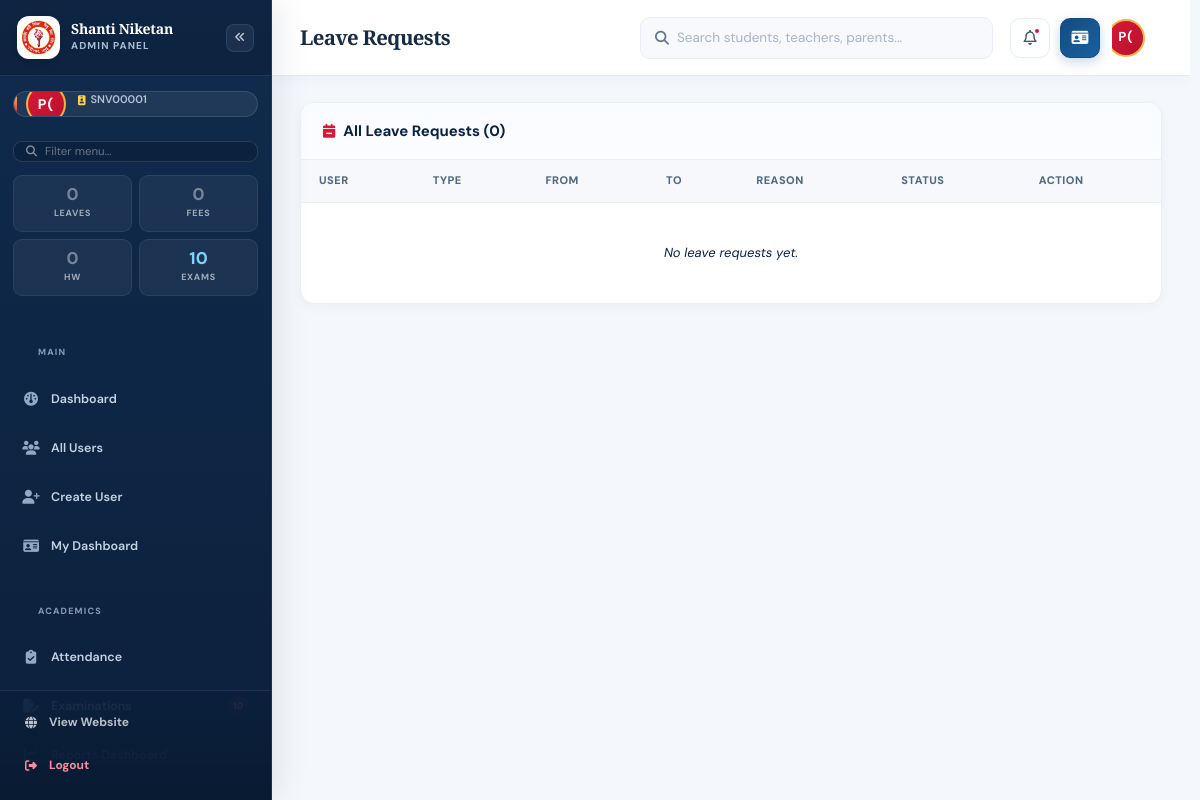
The app's page /admin/leaves (signed in) with its own data.
### tables this page shows
CREATE TABLE users (
            id INTEGER PRIMARY KEY AUTOINCREMENT, unique_id TEXT UNIQUE, role TEXT NOT NULL,
            name TEXT NOT NULL, email TEXT UNIQUE NOT NULL, phone TEXT NOT NULL,
            password_hash TEXT NOT NULL, force_password_change INTEGER DEFAULT 1,
            dob TEXT, gender TEXT, qualification TEXT, experience TEXT, subject TEXT,
            designation TEXT, department TEXT, relation TEXT, child_name TEXT,
            child_class TEXT, address TEXT, is_active INTEGER DEFAULT 1,
            created_at TEXT NOT NULL DEFAULT CURRENT_TIMESTAMP, blood_group TEXT, marital_status TEXT, aadhar TEXT, pan TEXT, nationality TEXT, mother_tongue TEXT, alternate_mobile TEXT, whatsapp TEXT, city TEXT, state TEXT, pincode TEXT, photo_url TEXT, specialization TEXT, classes_assigned TEXT, languages TEXT, employee_id TEXT, joining_date TEXT, employment_type TEXT, total_experience TEXT, previous_school TEXT, salary TEXT, bank_name TEXT, account_number TEXT, ifsc TEXT, emergency_name TEXT, emergency_contact TEXT, notes TEXT, reporting_to TEXT, occupation TEXT, education TEXT, annual_income TEXT, spouse_name TEXT, spouse_occupation TEXT, spouse_mobile TEXT, office_phone TEXT, office_address TEXT, child_admission_no TEXT, child_section TEXT, child_dob TEXT, admission_no TEXT, roll_no TEXT, admission_date TEXT, class_name TEXT, section TEXT, previous_class TEXT, previous_percentage TEXT, category TEXT, religion TEXT, father_name TEXT, father_occupation TEXT, father_mobile TEXT, father_email TEXT, father_education TEXT, mother_name TEXT, mother_occupation TEXT, mother_mobile TEXT, mother_email TEXT, mother_education TEXT, guardian_name TEXT, guardian_relation TEXT, guardian_mobile TEXT, allergies TEXT, medical_conditions TEXT, disability TEXT, transport_route TEXT, pickup_point TEXT, vehicle_no TEXT, sibling_name TEXT, sibling_class TEXT, hobbies TEXT);

### app.py (the view)
@app.route('/admin/leaves')
@admin_required
def admin_leaves():
    db = get_db()
    leaves = db.execute('''SELECT lr.*, u.name as user_name, u.unique_id as user_uid, u.role as user_role
                            FROM leave_requests lr JOIN users u ON lr.user_id = u.id
                            ORDER BY lr.id DESC''').fetchall()
    return render_template('admin_leaves.html', leaves=leaves, active_page='leaves')

### app.py (called while the page is built, shortened)
def get_db():
    if 'db' not in g:
        g.db = sqlite3.connect(DB_PATH, timeout=15)
        g.db.row_factory = sqlite3.Row
        g.db.execute('PRAGMA foreign_keys = ON')
        g.db.execute('PRAGMA busy_timeout = 15000')
    return g.db

def get_user_by_id(uid):
    db = get_db()
    return db.execute('SELECT * FROM users WHERE id = ?', (uid,)).fetchone()

@app.before_request
def sync_session_user_info():
    if session.get('user_id'):
        user = get_db().execute(
            'SELECT id, photo_url, name, role, is_active FROM users WHERE id = ?',
            (session['user_id'],)
        ).fetchone()
        if not user or not user['is_active']:
            session.clear()
            return None
        session['photo_url'] = user['photo_url']
        session['user_name'] = user['name']
        session['user_role'] = user['role']

@app.before_request
def basic_csrf_origin_guard():
    if request.method not in {'POST', 'PUT', 'PATCH', 'DELETE'}:
        return None

@app.after_request
def add_headers(response):
    response.headers['X-Content-Type-Options'] = 'nosniff'
    response.headers['X-Frame-Options'] = 'SAMEORIGIN'
    response.headers['Referrer-Policy'] = 'strict-origin-when-cross-origin'
    response.headers['Permissions-Policy'] = 'camera=(), microphone=(), geolocation=()'
    response.headers['Cache-Control'] = 'no-store' if session.get('user_id') else response.headers.get('Cache-Control', 'public, max-age=0')
    if request.is_secure:
        response.headers['Strict-Transport-Security'] = 'max-age=31536000; includeSubDomains'
    return response

### templates/admin_leaves.html (shortened to what this page needs)
{% extends "admin_base.html" %}
{% block page_title %}Leave Requests{% endblock %}
{% block content %}
<div class="admin-panel">
    <div class="admin-panel-head">
        <h3><i class="fa-solid fa-calendar-minus"></i> All Leave Requests ({{ leaves|length }})</h3>
    </div>
    <div class="admin-table-wrap">
        <table class="admin-table">
            <thead>
                <tr><th>User</th><th>Type</th><th>From</th><th>To</th><th>Reason</th><th>Status</th><th>Action</th></tr>
            </thead>
            <tbody>
                {% for l in leaves %}
                <tr>
                    <td>
                        <strong>{{ l.user_name }}</strong><br>
                        <small class="muted">{{ l.user_uid }} • {{ l.user_role|capitalize }}</small>
                    </td>
                    <td>{{ l.leave_type }}</td>
                    <td class="muted">{{ l.from_date }}</td>
                    <td class="muted">{{ l.to_date }}</td>
                    <td class="muted message-cell" title="{{ l.reason }}">{{ l.reason[:80] }}{% if l.reason|length > 80 %}...{% endif %}</td>
                    <td>
                        <span class="kind-badge kind-{{ 'admission' if l.status=='approved' else 'contact' if l.status=='rejected' else 'notice' }}">
                            {{ l.status|capitalize }}
                        </span>
                    </td>
                    <td>
                        {% if l.status == 'pending' %}
                        <form method="POST" action="{{ url_for('admin_update_leave', lid=l.id) }}" style="display:flex;gap:5px;">
                            <input type="text" name="remarks" placeholder="Remarks" style="padding:5px;font-size:11px;border:1px solid #dbe4ed;border-radius:6px;width:90px;">
                            <button name="status" value="approved" class="btn-icon-approve" title="Approve"><i class="fa-solid fa-check"></i></button>
                            <button name="status" value="rejected" class="btn-icon-danger" title="Reject"><i class="fa-solid fa-xmark"></i></button>
                        </form>
                        {% else %}
                        <small class="muted">{{ l.admin_remarks or '—' }}</small>
                        {% endif %}
                    </td>
                </tr>
                {% else %}
                <tr><td colspan="7" class="empty-row">No leave requests yet.</td></tr>
                {% endfor %}
            </tbody>
        </table>
    </div>
</div>
{% endblock %}

### templates/admin_base.html (shortened to what this page needs)
<!DOCTYPE html>
<html lang="en">
<head>
    <link rel="stylesheet" href="https://cdnjs.cloudflare.com/ajax/libs/font-awesome/6.5.2/css/all.min.css">
    <link rel="stylesheet" href="{{ url_for('static', filename='css/style.css') }}">
</head>
<body class="admin-body">
    <aside class="admin-sidebar" id="adminSidebar" aria-label="Admin sidebar">
        <div class="admin-sidebar-head">
            <a href="{{ url_for('admin_dashboard') }}" class="admin-logo" aria-label="Admin home">
                <img src="{{ url_for('static', filename='images/school_logo.png') }}" alt="School Logo"
                    class="school_logo">
                <div class="brand-text">
                    <strong>Shanti Niketan</strong>
                    <small>Admin Panel</small>
                </div>
            </a>
            <button type="button" class="admin-sidebar-collapse-btn" id="sidebarCollapseBtn"
                aria-label="Collapse sidebar" title="Collapse sidebar">
                <i class="fa-solid fa-angles-left"></i>
            </button>
        </div>
        {% if session.get('user_id') %}
        <div class="admin-user-box">
            {% if session.get('photo_url') %}
            <div class="admin-user-avatar has-photo">
                <img src="{{ session['photo_url'] }}" alt="{{ session['user_name'] }}">
            </div>
            {% else %}
            <div class="admin-user-avatar">
                {{ session['user_name'].split()[0][0] | upper }}{{ session['user_name'].split()[-1][0] | upper if
                session['user_name'].split()|length > 1 else '' }}
            </div>
            {% endif %}
            <div class="admin-user-text">
                <small><i class="fa-solid fa-id-badge"></i> {{ session.get('unique_id', 'N/A') }}</small>
                <span class="admin-role-badge">
                </span>
            </div>
        </div>
        {% endif %}
        <div class="admin-sidebar-search">
            <i class="fa-solid fa-magnifying-glass"></i>
            <input type="text" id="sidebarSearch" placeholder="Filter menu..." autocomplete="off">
        </div>
        <div class="admin-quick-stats">
            <a href="{{ url_for('admin_leaves') }}" class="admin-qstat amber {% if not pending_leaves %}zero{% endif %}"
                title="Pending leave requests">
                <strong>{{ pending_leaves or 0 }}</strong>
                <small>Leaves</small>
            </a>
            <a href="{{ url_for('admin_fees') }}" class="admin-qstat green {% if not pending_fees %}zero{% endif %}"
                title="Pending fee verifications">
                <strong>{{ pending_fees or 0 }}</strong>
                <small>Fees</small>
            </a>
            <a href="{{ url_for('admin_homework') }}"
                class="admin-qstat purple {% if not total_homework %}zero{% endif %}" title="Total homework">
                <strong>{{ total_homework or 0 }}</strong>
                <small>HW</small>
            </a>
            <a href="{{ url_for('admin_exams_list') }}"
                class="admin-qstat blue {% if not pending_exam_submissions %}zero{% endif %}"
                title="Pending exam submissions">
                <strong>{{ pending_exam_submissions or 0 }}</strong>
                <small>Exams</small>
            </a>
        </div>
        <nav class="admin-nav">
            <div class="admin-nav-group-label">Main</div>
            <a href="{{ url_for('admin_dashboard') }}"
                class="admin-nav-link {% if active_page == 'dashboard' %}active{% endif %}" data-label="Dashboard">
                <i class="fa-solid fa-gauge"></i><span class="nav-label">Dashboard</span>
            </a>
            <a href="{{ url_for('admin_users') }}"
                class="admin-nav-link {% if active_page == 'users' %}active{% endif %}" data-label="All Users">
                <i class="fa-solid fa-users"></i><span class="nav-label">All Users</span>
            </a>
            <a href="{{ url_for('admin_create_user') }}"
                class="admin-nav-link {% if active_page == 'create_user' %}active{% endif %}" data-label="Create User">
                <i class="fa-solid fa-user-plus"></i><span class="nav-label">Create User</span>
            </a>
            <a href="{{ url_for('user_dashboard') }}" class="admin-nav-link" data-label="My Dashboard">
                <i class="fa-solid fa-id-card"></i><span class="nav-label">My Dashboard</span>
            </a>
            <div class="admin-nav-group-label">Academics</div>
            <a href="{{ url_for('admin_attendance') }}"
                class="admin-nav-link {% if active_page == 'attendance' %}active{% endif %}" data-label="Attendance">
                <i class="fa-solid fa-clipboard-check"></i><span class="nav-label">Attendance</span>
            </a>
            <a href="{{ url_for('admin_exams_list') }}"
                class="admin-nav-link {% if active_page == 'exams' %}active{% endif %}" data-label="Examinations">
                <i class="fa-solid fa-file-pen"></i><span class="nav-label">Examinations</span>
                {% if pending_exam_submissions and pending_exam_submissions > 0 %}
                <span class="nav-badge danger">{{ pending_exam_submissions }}</span>
                {% endif %}
            </a>
            <a href="{{ url_for('admin_reports_dashboard') }}"
                class="admin-nav-link {% if active_page == 'reports_dashboard' %}active{% endif %}"
                data-label="Reports Dashboard">
                <i class="fa-solid fa-chart-line"></i><span class="nav-label">Reports Dashboard</span>
            </a>
            <a href="{{ url_for('teacher_question_papers') }}"
                class="admin-nav-link {% if active_page == 'question_papers' %}active{% endif %}"
                data-label="Question Papers">
                <span class="nav-label">Question Papers</span>
                {% if total_question_papers and total_question_papers > 0 %}
                <span class="nav-badge">{{ total_question_papers }}</span>
                {% endif %}
            </a>
        </nav>
        <div class="admin-sidebar-foot">
            <a href="{{ url_for('home') }}" target="_blank" rel="noopener" class="admin-sidebar-foot-link">
                <i class="fa-solid fa-globe"></i><span>View Website</span>
            </a>
            <a href="{{ url_for('logout') }}" class="admin-sidebar-foot-link logout">
                <i class="fa-solid fa-right-from-bracket"></i><span>Logout</span>
            </a>
        </div>
    </aside>
    <div class="admin-main">
        <header class="admin-topbar">
            <h1 class="admin-page-title">{% block page_title %}Dashboard{% endblock %}</h1>
            <form class="admin-search" action="{{ url_for('admin_users') }}" method="get" role="search">
                <i class="fa-solid fa-magnifying-glass"></i>
                <input type="search" name="q" value="{{ request.args.get('q', '') }}"
                    placeholder="Search students, teachers, parents..." aria-label="Search">
            </form>
            <div class="admin-user-info">
                <div class="admin-topbar-notif" id="adminNotifWrapper">
                    <button type="button" class="admin-topbar-icon admin-notif-btn" id="adminNotifBtn"
                        aria-haspopup="true" aria-expanded="false" aria-controls="adminNotifDropdown"
                        aria-label="Notifications" title="Notifications">
                        <i class="fa-regular fa-bell"></i>
                        {% set total_notifs = (pending_leaves or 0) + (pending_fees or 0) + (total_homework or 0) +
                        (pending_exam_submissions or 0) %}
                        {% if total_notifs > 0 %}
                        <span class="notif-dot-badge" aria-hidden="true"></span>
                        {% endif %}
                    </button>
                </div>
                <a href="{{ url_for('user_dashboard') }}" class="admin-topbar-icon admin-my-dash-btn"
                    aria-label="My Dashboard" title="My Dashboard">
                    <i class="fa-solid fa-id-card"></i>
                </a>
                <div class="admin-user-profile" id="adminUserProfile">
                    <button type="button" class="admin-user-btn" id="adminUserBtn" aria-haspopup="true"
                        aria-expanded="false" aria-controls="adminUserDropdown"
                        title="{{ session['user_name'] }} — click to open menu">
                        {% if session.get('photo_url') %}
                        <div class="admin-user-avatar has-photo">
                            <img src="{{ session['photo_url'] }}" alt="{{ session['user_name'] }}">
                        </div>
                        {% else %}
                        <div class="admin-user-avatar">
                            {{ session['user_name'].split()[0][0] | upper }}{{ session['user_name'].split()[-1][0] |
                            upper if session['user_name'].split()|length > 1 else '' }}
                        </div>
                        {% endif %}
                    </button>
                </div>
            </div>
        </header>
        <div class="admin-content">
            {% block content %}{% endblock %}
        </div>
    </div>
</body>
</html>

### records on screen
users: user_name "P", user_name|length "(", get "SNV00001"

### other values on screen
{{ pending_leaves or 0 }} "0"
{{ pending_fees or 0 }} "0"
{{ total_homework or 0 }} "0"
{{ pending_exam_submissions or 0 }} "10"
{{ leaves|length }} "0"
